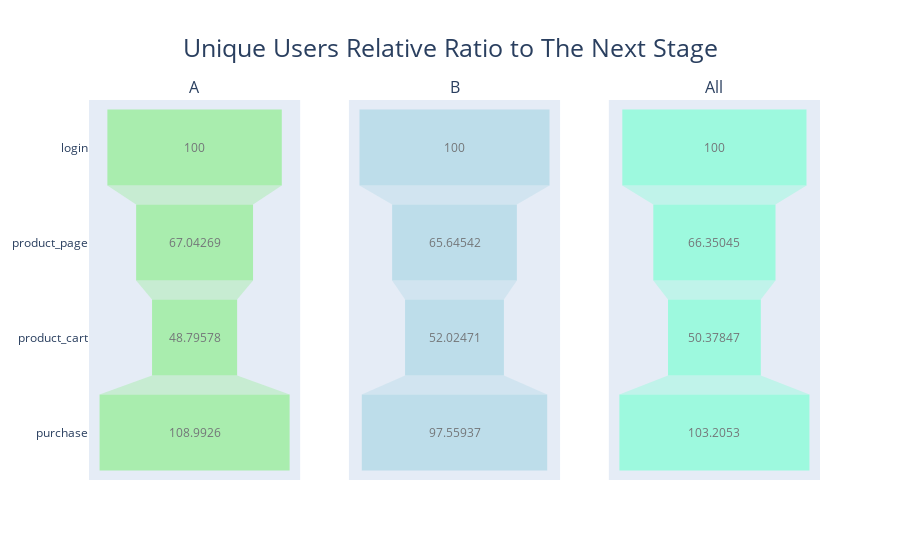

This figure's notebook cell:
### Code cell
# total unique users per event (value count for each user)
fig = make_subplots(rows=1, cols=3,subplot_titles=("A", "B", "All"))
color = ['lightgreen',"lightblue",'aquamarine']
for df, i, title,c in zip([users_a, users_b, final], range(1, 4), ['A', 'B', 'All'],color):
    relativeRatio = (df
                   .groupby('event_name')
                   .agg({"user_id": 'nunique'})
                   .sort_values('user_id', ascending=False)
                   .reset_index())
    relativeRatio.columns = ['event_name', 'uniqueUserCount']
    relativeRatio['funnel'] = relativeRatio['event_name'].map(sort_mapping['index'])
    relativeRatio = relativeRatio.sort_values('funnel', ascending=True)
    # share of users at current stage relative to previous stage
    relativeRatio['user_conversion'] = (relativeRatio['uniqueUserCount']
                                      .div(relativeRatio['uniqueUserCount']
                                           .shift(1))
                                      .fillna(1) * 100)

    fig.add_trace(go.Funnel(
        x=relativeRatio['user_conversion'],
        y=relativeRatio['event_name'],marker = {"color": c},
        opacity=.7), row=1, col=i,
    )
    if i != 1:
        fig.update_yaxes(showticklabels=False, col=i)

fig.update_layout(title={'text':'Unique Users Relative Ratio to The Next Stage',
                         'font':dict(size=25), "x":.5,"y":.93},
                 showlegend=False)

fig.show()

### Figure 1 — Plotly figure (JSON) as saved in the notebook; plotly's stock layout.template omitted (floating-point values rounded to 4 significant figures)
{"data": [{"marker": {"color": "lightgreen"}, "opacity": 0.7, "type": "funnel", "x": [100, 67.04, 48.8, 109.0], "xaxis": "x", "y": ["login", "product_page", "product_cart", "purchase"], "yaxis": "y"}, {"marker": {"color": "lightblue"}, "opacity": 0.7, "type": "funnel", "x": [100, 65.65, 52.02, 97.56], "xaxis": "x2", "y": ["login", "product_page", "product_cart", "purchase"], "yaxis": "y2"}, {"marker": {"color": "aquamarine"}, "opacity": 0.7, "type": "funnel", "x": [100, 66.35, 50.38, 103.2], "xaxis": "x3", "y": ["login", "product_page", "product_cart", "purchase"], "yaxis": "y3"}], "layout": {"annotations": [{"font": {"size": 16}, "showarrow": false, "text": "A", "x": 0.1444, "xanchor": "center", "xref": "paper", "y": 1, "yanchor": "bottom", "yref": "paper"}, {"font": {"size": 16}, "showarrow": false, "text": "B", "x": 0.5, "xanchor": "center", "xref": "paper", "y": 1, "yanchor": "bottom", "yref": "paper"}, {"font": {"size": 16}, "showarrow": false, "text": "All", "x": 0.8556, "xanchor": "center", "xref": "paper", "y": 1, "yanchor": "bottom", "yref": "paper"}], "showlegend": false, "title": {"font": {"size": 25}, "text": "Unique Users Relative Ratio to The Next Stage", "x": 0.5, "y": 0.93}, "xaxis": {"anchor": "y", "domain": [0, 0.2889]}, "xaxis2": {"anchor": "y2", "domain": [0.3556, 0.6444]}, "xaxis3": {"anchor": "y3", "domain": [0.7111, 1]}, "yaxis": {"anchor": "x", "domain": [0, 1]}, "yaxis2": {"anchor": "x2", "domain": [0, 1], "showticklabels": false}, "yaxis3": {"anchor": "x3", "domain": [0, 1], "showticklabels": false}}}
